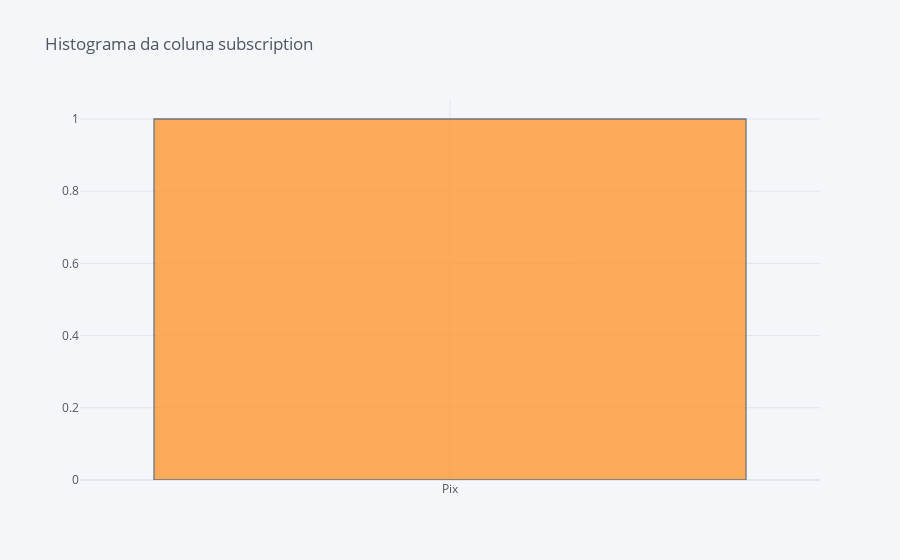

Here is the notebook cell this chart was saved with:
### Code cell
cf.go_offline()
df['payment'].iplot(kind='hist', bins=50, title='Histograma da coluna subscription')

### Figure 1 — Plotly figure (JSON) as saved in the notebook; plotly's stock layout.template omitted (floating-point values rounded to 4 significant figures)
{"data": [{"histfunc": "count", "histnorm": "", "marker": {"color": "rgba(255, 153, 51, 1.0)", "line": {"color": "#4D5663", "width": 1.3}}, "name": "payment", "nbinsx": 50, "opacity": 0.8, "orientation": "v", "type": "histogram", "x": ["Pix"]}], "layout": {"barmode": "overlay", "legend": {"bgcolor": "#F5F6F9", "font": {"color": "#4D5663"}}, "paper_bgcolor": "#F5F6F9", "plot_bgcolor": "#F5F6F9", "title": {"font": {"color": "#4D5663"}, "text": "Histograma da coluna subscription"}, "xaxis": {"gridcolor": "#E1E5ED", "showgrid": true, "tickfont": {"color": "#4D5663"}, "title": {"font": {"color": "#4D5663"}, "text": ""}, "zerolinecolor": "#E1E5ED"}, "yaxis": {"gridcolor": "#E1E5ED", "showgrid": true, "tickfont": {"color": "#4D5663"}, "title": {"font": {"color": "#4D5663"}, "text": ""}, "zerolinecolor": "#E1E5ED"}}}
